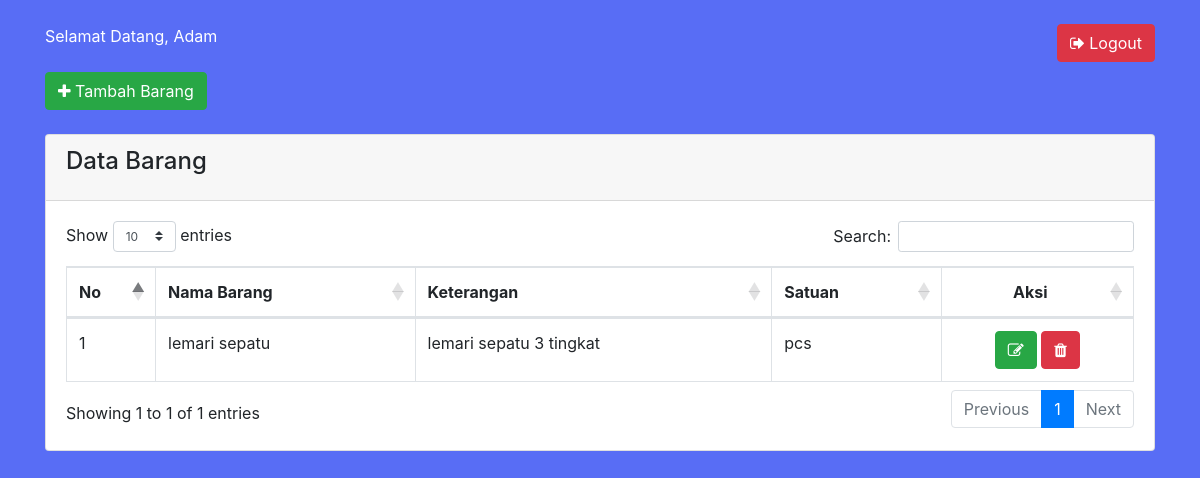
Screenshot of /index.php (signed in) with the database file from the repository.
### tables this page shows
CREATE TABLE `pengguna` (
  `IdPengguna` int(11) NOT NULL,
  `NamaPengguna` varchar(50) NOT NULL,
  `PASSWORD` char(128) NOT NULL,
  `NamaDepan` varchar(25) NOT NULL,
  `NamaBelakang` varchar(25) DEFAULT NULL,
  `NoHp` varchar(12) NOT NULL,
  `alamat` text NOT NULL,
  `IdAkses` int(11) DEFAULT NULL
);

CREATE TABLE `barang` (
  `IdBarang` int(11) NOT NULL,
  `NamaBarang` varchar(50) NOT NULL,
  `Keterangan` varchar(100) NOT NULL,
  `satuan` varchar(30) NOT NULL,
  `IdPengguna` int(11) NOT NULL
);

### proses/panggil.php (called while the page is built, shortened)
<?php
    include 'prosescrud.php';
    $db = new Koneksi();
    $koneksi =  $db->DBConnect();
    $proses = new prosesCrud($koneksi);
    $id = $_SESSION['ADMIN']['IdPengguna'];
    $sesi = $proses->tampil_data_id('pengguna','IdPengguna',$id);
?>

### proses/prosescrud.php (called while the page is built, shortened)
<?php
class prosesCrud {
    protected $db;
    function __construct($db){
        $this->db = $db;
    }
    function tampil_data_barang($tabel,$user_id)
    {
        $row = $this->db->prepare("SELECT * FROM $tabel where IdPengguna = ?");
        $row->execute(array($user_id));
        return $hasil = $row->fetchAll();
    }
    function tampil_data_id($tabel,$where,$id)
    {
        $row = $this->db->prepare("SELECT * FROM $tabel WHERE $where = ?");
        $row->execute(array($id));
        $hasil = $row->fetch();
        return $hasil;
    }
}

### index.php (the view, shortened to what this page needs)
<?php
    require 'proses/panggil.php';
?>
<!DOCTYPE HTML>
<html>
	<head>
        <link rel="stylesheet" href="https://cdnjs.cloudflare.com/ajax/libs/twitter-bootstrap/4.1.3/css/bootstrap.css">
        <link rel="stylesheet" href="https://cdn.datatables.net/1.10.19/css/dataTables.bootstrap4.min.css" />
        <link rel="stylesheet" href="https://stackpath.bootstrapcdn.com/font-awesome/4.7.0/css/font-awesome.min.css">
	</head>
    <body style="background:#586df5;">
		<div class="container">
			<div class="row">
				<div class="col-lg-12">
                    <?php
                        if(!empty($_SESSION['ADMIN']))
                        {
                    ?>
                    <br/>
                    <span style="color:#fff";>Selamat Datang, <?php echo $sesi['NamaDepan'];?></span>
                    <a href="logout.php" class="btn btn-danger btn-md float-right"><span class="fa fa-sign-out"></span> Logout</a>
                    <br/><br/>
                    <a href="tambah.php" class="btn btn-success btn-md"><span class="fa fa-plus"></span> Tambah Barang</a>
                    <br/><br/>
                    <div class="card">
                        <div class="card-header">
                            <h4 class="card-title">Data Barang</h4>
                        </div>
                        <div class="card-body">
                            <table class="table table-hover table-bordered" id="mytable" style="margin-top: 10px">
                                <thead>
                                    <tr>
                                        <th width="50px">No</th>
                                        <th>Nama Barang</th>
                                        <th>Keterangan</th>
                                        <th>Satuan</th>
                                        <th style="text-align: center;">Aksi</th>
                                    </tr>
                                </thead>
                                <tbody>
                                <?php
                                    $no=1;
                                    $hasil = $proses->tampil_data_barang('barang',$sesi['IdPengguna']);
                                    foreach($hasil as $isi){
                                ?>
                                    <tr>
                                        <td><?php echo $no; ?></td>
                                        <td><?php echo $isi['NamaBarang']?></td>
                                        <td><?php echo $isi['Keterangan'];?></td>
                                        <td><?php echo $isi['satuan'];?></td>
                                        <td style="text-align: center;">
                                            <a href="edit.php?id=<?php echo $isi['IdBarang']; ?>" class="btn btn-success btn-md">
                                            <span class="fa fa-edit"></span></a>
                                            <a onclick="return confirm('Apakah yakin data akan di hapus?')" href="proses/crud.php?aksi=hapusBarang&IdBarang=<?php echo $isi['IdBarang'];?>"
                                            class="btn btn-danger btn-md"><span class="fa fa-trash"></span></a>
                                        </td>
                                    </tr>
                                <?php
                                    $no++;
                                    }
                                ?>
                                </tbody>
                            </table>
                        </div>
                    </div>
                    <?php
                    }?>
			    </div>
			</div>
		</div>
	</body>
</html>

### rows the page displays
pengguna: NamaDepan "Adam"
barang: NamaBarang "lemari sepatu", Keterangan "lemari sepatu 3 tingkat", satuan "pcs"
